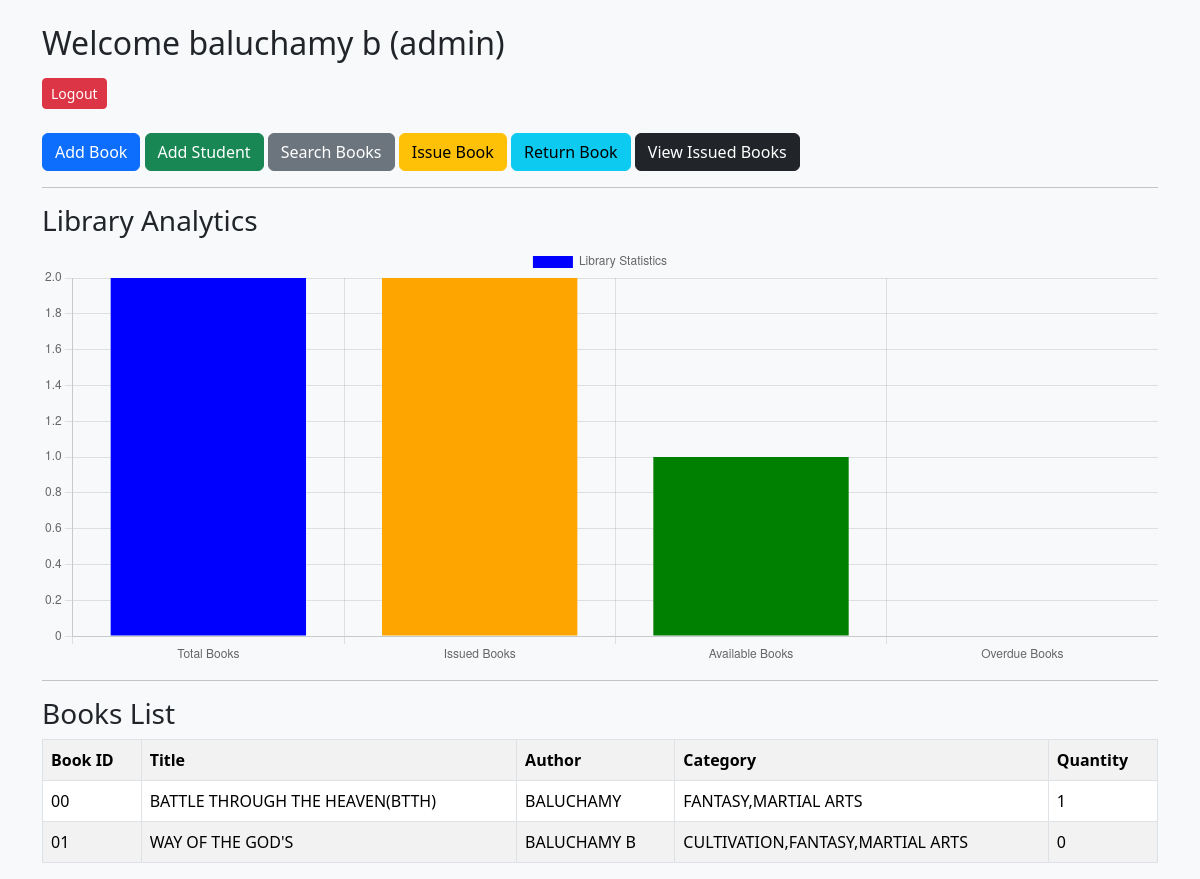
The app's page /dashboard (signed in) with its own data.
### tables this page shows
CREATE TABLE books(
            id INTEGER PRIMARY KEY AUTOINCREMENT,
            name TEXT,
            book_id TEXT UNIQUE,
            author TEXT,
            category TEXT,
            quantity INTEGER
        );

### app.py (the view)
@app.route("/dashboard")
def dashboard():
    if "user" not in session:
        return redirect("/login")
    books = db.get_all_books()
    stats = db.get_statistics()
    overdue = db.get_overdue_count()
    return render_template(
        "dashboard.html",
        user=session["user"],
        role=session["role"],
        books=books,
        stats=stats,
        overdue=overdue
    )

### backend.py (called while the page is built)
    def get_overdue_count(self):
        self.cur.execute("SELECT due_date FROM issued_books")
        records = self.cur.fetchall()
        overdue = 0
        today = datetime.now()
        for record in records:
            due_date = record[0]
            if due_date:
                due = datetime.strptime(due_date, "%Y-%m-%d %H:%M:%S")
                if today > due:
                    overdue += 1
        return overdue

    def get_all_books(self):
        self.cur.execute("SELECT * FROM books")
        return self.cur.fetchall()

    def get_statistics(self):
        self.cur.execute("SELECT COUNT(*) FROM books")
        total_books = self.cur.fetchone()[0]
        self.cur.execute("SELECT COUNT(*) FROM students")
        total_students = self.cur.fetchone()[0]
        self.cur.execute("SELECT COUNT(*) FROM issued_books")
        total_issued = self.cur.fetchone()[0]
        self.cur.execute("SELECT SUM(quantity) FROM books")
        available_books = self.cur.fetchone()[0]
        if available_books is None:
            available_books = 0
        return total_books, total_students, total_issued, available_books

### templates/dashboard.html (shortened to what this page needs)
<!DOCTYPE html>
<html>
<head>
    <link href="https://cdn.jsdelivr.net/npm/bootstrap@5.3.2/dist/css/bootstrap.min.css" rel="stylesheet">
</head>
<body class="bg-light">
<div class="container mt-4">
<h2 class="mb-3">Welcome {{ user }} ({{ role }})</h2>
<a href="/logout" class="btn btn-danger btn-sm">Logout</a>
<br><br>
{% if role == "admin" %}
    <div class="mb-3">
        <a href="/add_book" class="btn btn-primary">Add Book</a>
        <a href="/add_student" class="btn btn-success">Add Student</a>
        <a href="/search_books" class="btn btn-secondary">Search Books</a>
        <a href="/issue_book" class="btn btn-warning">Issue Book</a>
        <a href="/return_book" class="btn btn-info">Return Book</a>
        <a href="/issued_books" class="btn btn-dark">View Issued Books</a>
    </div>
{% endif %}
<hr>
<h3>Library Analytics</h3>
<canvas id="libraryChart" width="400" height="150"></canvas>
<script>
    const chartData = {
        totalBooks: {{ stats[0] | tojson }},
        issuedBooks: {{ stats[2] | tojson }},
        availableBooks: {{ stats[3] | tojson }},
        overdueBooks: {{ overdue | tojson }}
    };
    const ctx = document.getElementById('libraryChart').getContext('2d');
    new Chart(ctx, {
        type: 'bar',
        data: {
            labels: ['Total Books', 'Issued Books', 'Available Books', 'Overdue Books'],
            datasets: [{
                label: 'Library Statistics',
                data: [
                    chartData.totalBooks,
                    chartData.issuedBooks,
                    chartData.availableBooks,
                    chartData.overdueBooks
                ],
                backgroundColor: [
                    'blue',
                    'orange',
                    'green',
                    'red'
                ]
            }]
        }
    });
</script>
<hr>
<h3>Books List</h3>
<table class="table table-bordered table-striped">
<tr>
    <th>Book ID</th>
    <th>Title</th>
    <th>Author</th>
    <th>Category</th>
    <th>Quantity</th>
</tr>
{% for book in books %}
<tr>
    <td>{{ book[2] }}</td>
    <td>{{ book[1] }}</td>
    <td>{{ book[3] }}</td>
    <td>{{ book[4] }}</td>
    <td>{{ book[5] }}</td>
</tr>
{% endfor %}
</table>
</div>
</body>
</html>

### records on screen
books: author "baluchamy b", book "01", name "WAY OF THE GOD'S", author "BALUCHAMY B", category "CULTIVATION,FANTASY,MARTIAL ARTS", quantity "0"
books: book "00", name "BATTLE THROUGH THE HEAVEN(BTTH)", author "BALUCHAMY", category "FANTASY,MARTIAL ARTS", quantity "1"

### other values on screen
{{ role }} "admin"
chart data {{ stats[0] | tojson }} 2
chart data {{ stats[2] | tojson }} 2
chart data {{ stats[3] | tojson }} 1
chart data {{ overdue | tojson }} 0
